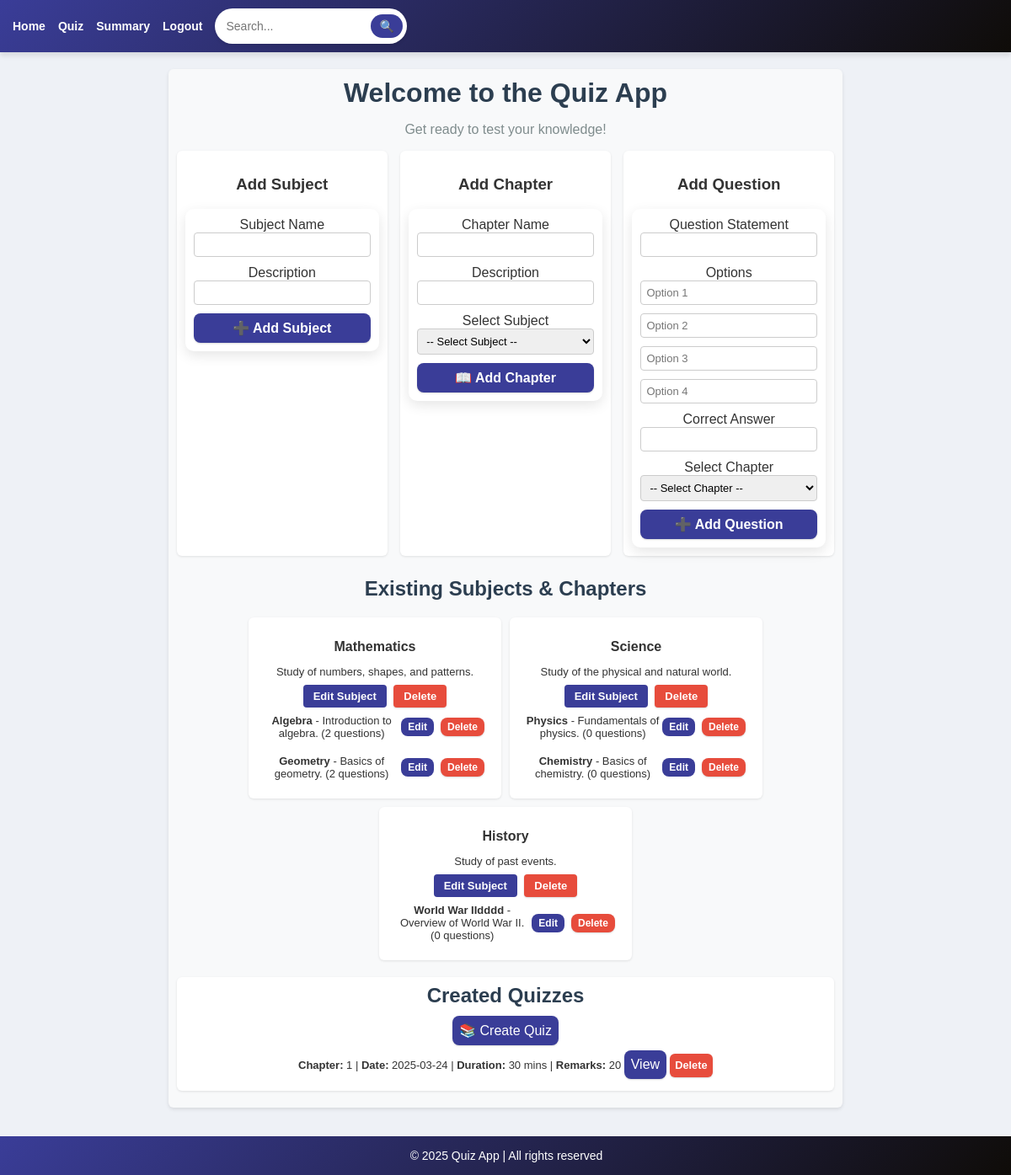
The app's page /admin_dashboard (signed in), older data.
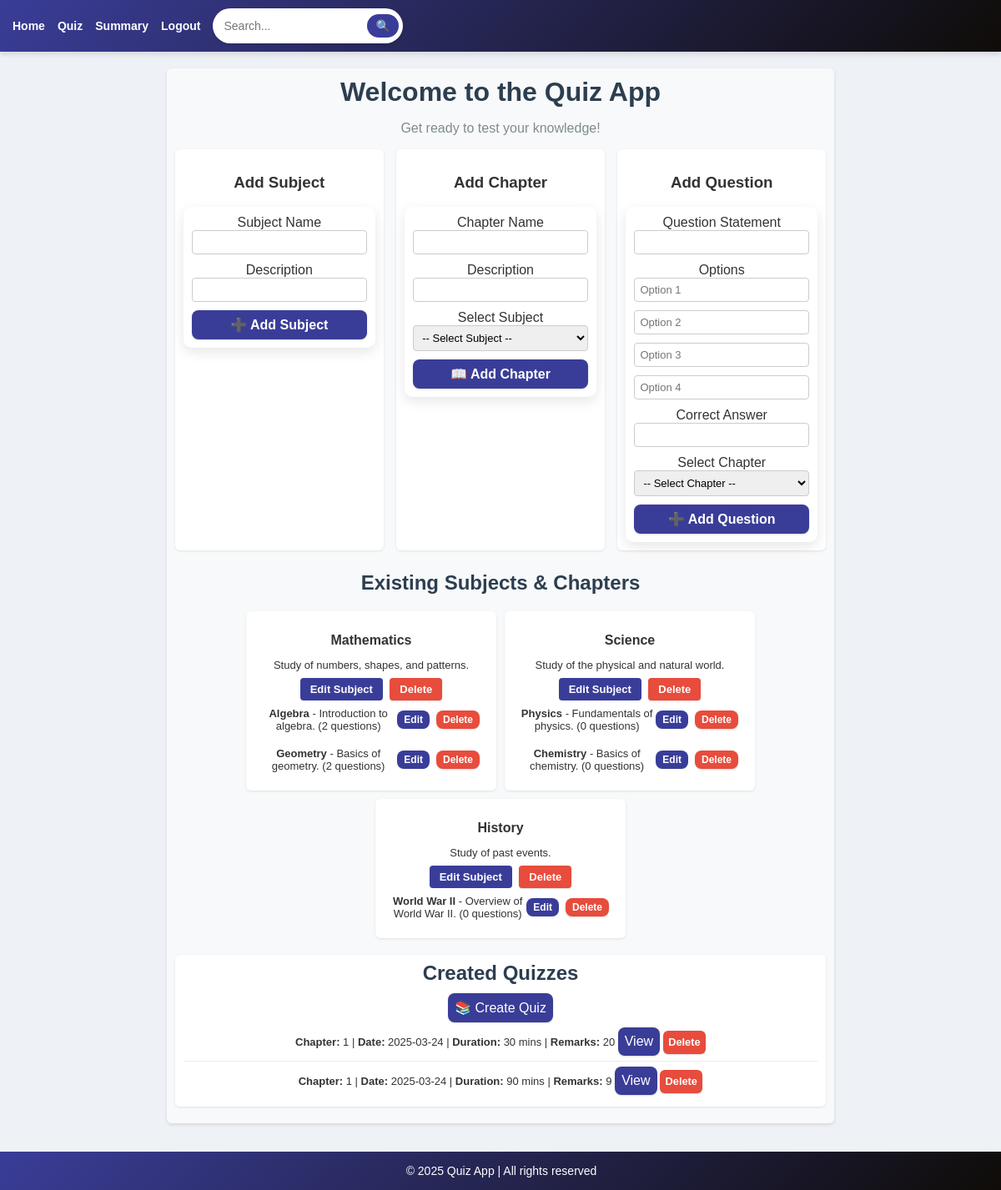
The same page, newer data.
### models.py (models this page shows, shortened)
class Subject(db.Model):
    __tablename__ = 'subjects'
    id = db.Column(db.Integer, primary_key=True)
    subject_name = db.Column(db.String(80), unique=True, nullable=False)
    description = db.Column(db.String(255), nullable=True)
    chapters = db.relationship('Chapter', backref='subject', cascade="all, delete-orphan", lazy=True)

class Chapter(db.Model):
    __tablename__ = 'chapters'
    id = db.Column(db.Integer, primary_key=True)
    chapter_name = db.Column(db.String(80), unique=True, nullable=False)
    description = db.Column(db.String(255), nullable=True)
    subject_id = db.Column(db.Integer, db.ForeignKey('subjects.id'), nullable=False)
    quizzes = db.relationship('Quiz', back_populates='chapter', cascade="all, delete-orphan", lazy=True)
    questions = db.relationship('Question', back_populates='chapter', cascade="all, delete-orphan", lazy=True)

class Quiz(db.Model):
    __tablename__ = 'quiz'
    id = db.Column(db.Integer, primary_key=True)
    chapter_id = db.Column(db.Integer, db.ForeignKey('chapters.id'), nullable=False)
    name = db.Column(db.String(225), unique=True, nullable=False)
    date_of_quiz = db.Column(db.Date, nullable=True)
    time_duration = db.Column(db.Integer, nullable=True)
    remarks = db.Column(db.String(255), nullable=True)
    chapter = db.relationship('Chapter', back_populates='quizzes')
    scores = db.relationship('Score', backref='quiz', lazy=True)

### app.py (the view, shortened to what this page needs)
@app.route('/admin_dashboard', methods=['GET', 'POST'])
@admin_required
def admin_dashboard():
    subjects = Subject.query.all()
    chapters = Chapter.query.all()
    quizzes = Quiz.query.all()
    return render_template("admin_dashboard.html", subjects=subjects, chapters=chapters, quizzes=quizzes)

### app.py (called while the page is built)
def admin_required(f):
    @wraps(f)
    def decorated_function(*args, **kwargs):
        if "user_id" not in session or session.get('user_role') != 'admin':
            flash("Unauthorized access!", "danger")
            return redirect(url_for("login"))
        return f(*args, **kwargs)
    return decorated_function

### templates/admin_dashboard.html (shortened to what the changed rows need)
{% extends 'base.html' %}
{% block content %}
<div class="dashboard-container">
  <h1 class="text-center fw-bold">Welcome to the Quiz App</h1>
  <div class="subject-container">
    <h2 class="text-center">Existing Subjects & Chapters</h2>
    {% for subject in subjects %}
    <div class="subject-item">
      <h3 class="text-center">{{ subject.subject_name }}</h3>
      <p class="text-center text-muted">{{ subject.description }}</p>
      <div class="text-center">
        <a href="{{ url_for('edit_subject', subject_id=subject.id) }}" class="btn btn-warning"> Edit Subject</a>
        <form method="POST" action="{{ url_for('delete_subject', subject_id=subject.id) }}" class="inline-delete" style="display: inline;">
          <button type="submit" class="btn btn-danger" onclick="return confirm('Delete this subject?');">Delete</button>
        </form>
      </div>
      <div>
        {% for chapter in subject.chapters %}
          <div class="chapter-item">
            <span>
              <strong>{{ chapter.chapter_name }}</strong> - {{ chapter.description }} ({{ chapter.questions|length }} questions)
            </span>
            <div class="btn-actions">
              <a href="{{ url_for('edit_chapter', chapter_id=chapter.id) }}" class="btn btn-warning btn-sm"> Edit</a>
              <form method="POST" action="{{ url_for('delete_chapter', chapter_id=chapter.id) }}" class="inline-delete" style="display: inline;">
                <button type="submit" class="btn btn-danger btn-sm" onclick="return confirm('Delete this chapter?');">Delete</button>
              </form>
            </div>
          </div>
        {% endfor %}
      </div>
    </div>
    {% else %}
    <p class="text-center text-muted">No subjects available.</p>
    {% endfor %}
  </div>
  <div class="quiz-container" id="created-quizzes">
    <h2 class="text-center">Created Quizzes</h2>
    {% if quizzes %}
    <ul>
      {% for quiz in quizzes %}
      <li>
        <strong>Chapter:</strong> {{ quiz.chapter_id }} |
        <strong>Date:</strong> {{ quiz.date_of_quiz }} |
        <strong>Duration:</strong> {{ quiz.time_duration }} mins |
        <strong>Remarks:</strong> {{ quiz.remarks }}
        <a href="{{ url_for('view_quiz', quiz_id=quiz.id) }}" class="btn btn-info">View</a>
        <form method="POST" action="{{ url_for('delete_quiz', quiz_id=quiz.id) }}" class="inline-delete" style="display: inline;">
          <button type="submit" class="btn btn-danger" onclick="return confirm('Delete this quiz?');">Delete</button>
        </form>
      </li>
      {% endfor %}
    </ul>
    {% else %}
    <p class="text-center text-muted">No quizzes available.</p>
    {% endif %}
  </div>
</div>
{% endblock %}

Row changes from the older to the newer data that the page shows:
changed Chapter "Overview of World War II.": chapter_name "World War IIdddd" → "World War II"
added Quiz: chapter_id "1", date_of_quiz "2025-03-24", time_duration "90", remarks "9"
